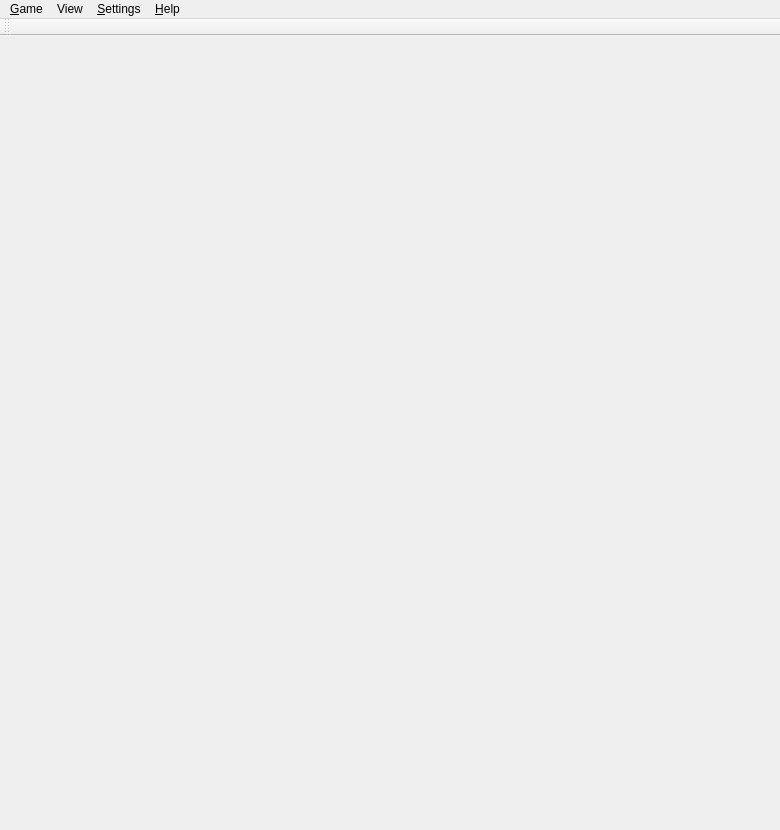
<?xml version="1.0" encoding="UTF-8"?>
<ui version="4.0">
 <class>MainWindow</class>
 <widget class="QMainWindow" name="MainWindow">
  <property name="geometry">
   <rect>
    <x>0</x>
    <y>0</y>
    <width>780</width>
    <height>830</height>
   </rect>
  </property>
  <property name="windowTitle">
   <string notr="true">Bot Race</string>
  </property>
  <property name="styleSheet">
   <string notr="true"> QMainWindow::separator {
     width: 0px; /* when vertical */
     height: 0px; /* when horizontal */
 }</string>
  </property>
  <property name="locale">
   <locale language="English" country="UnitedStates"/>
  </property>
  <property name="documentMode">
   <bool>false</bool>
  </property>
  <widget class="QWidget" name="centralWidget"/>
  <widget class="QMenuBar" name="menuBar">
   <property name="geometry">
    <rect>
     <x>0</x>
     <y>0</y>
     <width>780</width>
     <height>23</height>
    </rect>
   </property>
   <widget class="QMenu" name="menu_Game">
    <property name="title">
     <string comment="show game menu">&amp;Game</string>
    </property>
    <addaction name="action_New_Game"/>
    <addaction name="action_Join_Game"/>
    <addaction name="action_Stop_Game"/>
    <addaction name="separator"/>
    <addaction name="actionHost_Game"/>
    <addaction name="actionLeave_Game"/>
    <addaction name="separator"/>
    <addaction name="action_Exit"/>
   </widget>
   <widget class="QMenu" name="menu_Help">
    <property name="title">
     <string comment="Show help menu">&amp;Help</string>
    </property>
    <addaction name="actionShow_Simulator"/>
    <addaction name="actionAbout_Qt"/>
    <addaction name="actionAbout_BotRace"/>
    <addaction name="separator"/>
    <addaction name="actionManual"/>
   </widget>
   <widget class="QMenu" name="menu_Settings">
    <property name="title">
     <string comment="show settings menu">&amp;Settings</string>
    </property>
    <widget class="QMenu" name="menuGUI_size">
     <property name="title">
      <string comment="select the gui size">GUI size</string>
     </property>
     <addaction name="actionSmall"/>
     <addaction name="actionMedium"/>
     <addaction name="actionBig"/>
    </widget>
    <widget class="QMenu" name="menuAnimation_Speed">
     <property name="title">
      <string comment="select animation speed">Animation Speed</string>
     </property>
     <addaction name="actionSlow"/>
     <addaction name="actionNormal"/>
     <addaction name="actionFast"/>
    </widget>
    <addaction name="menuGUI_size"/>
    <addaction name="actionFixed_Layout"/>
    <addaction name="separator"/>
    <addaction name="menuAnimation_Speed"/>
    <addaction name="separator"/>
    <addaction name="actionGame_Settings"/>
   </widget>
   <widget class="QMenu" name="menuView">
    <property name="title">
     <string>View</string>
    </property>
    <addaction name="actionZoomIn"/>
    <addaction name="actionZoomOut"/>
    <addaction name="actionZoom_fit_to_view"/>
    <addaction name="separator"/>
    <addaction name="actionCenter_on_player"/>
   </widget>
   <addaction name="menu_Game"/>
   <addaction name="menuView"/>
   <addaction name="menu_Settings"/>
   <addaction name="menu_Help"/>
  </widget>
  <widget class="QToolBar" name="mainToolBar">
   <attribute name="toolBarArea">
    <enum>TopToolBarArea</enum>
   </attribute>
   <attribute name="toolBarBreak">
    <bool>false</bool>
   </attribute>
  </widget>
  <action name="action_New_Game">
   <property name="icon">
    <iconset resource="../../icons/gameicons.qrc">
     <normaloff>:/icons/arrow-right.png</normaloff>:/icons/arrow-right.png</iconset>
   </property>
   <property name="text">
    <string comment="Starts a new loal game">&amp;New Game</string>
   </property>
  </action>
  <action name="action_Join_Game">
   <property name="icon">
    <iconset resource="../../icons/gameicons.qrc">
     <normaloff>:/icons/network-connect.png</normaloff>:/icons/network-connect.png</iconset>
   </property>
   <property name="text">
    <string comment="join a network game">&amp;Join Game</string>
   </property>
  </action>
  <action name="action_Stop_Game">
   <property name="icon">
    <iconset resource="../../icons/gameicons.qrc">
     <normaloff>:/icons/list-remove.png</normaloff>:/icons/list-remove.png</iconset>
   </property>
   <property name="text">
    <string comment="stop the local game">&amp;Stop Game</string>
   </property>
  </action>
  <action name="action_Exit">
   <property name="icon">
    <iconset resource="../../icons/gameicons.qrc">
     <normaloff>:/icons/application-exit.png</normaloff>:/icons/application-exit.png</iconset>
   </property>
   <property name="text">
    <string comment="quit game">&amp;Exit</string>
   </property>
  </action>
  <action name="actionSounds">
   <property name="checkable">
    <bool>true</bool>
   </property>
   <property name="text">
    <string comment="activate sound">Sounds</string>
   </property>
  </action>
  <action name="actionSmall">
   <property name="checkable">
    <bool>true</bool>
   </property>
   <property name="text">
    <string comment="small gui element size">Small</string>
   </property>
  </action>
  <action name="actionMedium">
   <property name="checkable">
    <bool>true</bool>
   </property>
   <property name="text">
    <string comment="medium gui element size">Medium</string>
   </property>
  </action>
  <action name="actionBig">
   <property name="checkable">
    <bool>true</bool>
   </property>
   <property name="text">
    <string comment="big gui element size">Big</string>
   </property>
  </action>
  <action name="actionSlow">
   <property name="checkable">
    <bool>true</bool>
   </property>
   <property name="text">
    <string comment="slow animation speed">Slow</string>
   </property>
  </action>
  <action name="actionNormal">
   <property name="checkable">
    <bool>true</bool>
   </property>
   <property name="text">
    <string comment="normal animation speed">Normal</string>
   </property>
  </action>
  <action name="actionFast">
   <property name="checkable">
    <bool>true</bool>
   </property>
   <property name="text">
    <string comment="fast animation speed">Fast</string>
   </property>
  </action>
  <action name="actionGame_Settings">
   <property name="icon">
    <iconset resource="../../icons/gameicons.qrc">
     <normaloff>:/icons/configure.png</normaloff>:/icons/configure.png</iconset>
   </property>
   <property name="text">
    <string comment="show game settings">Game Settings</string>
   </property>
  </action>
  <action name="actionAbout_Qt">
   <property name="text">
    <string comment="show about qt dialog">About Qt</string>
   </property>
  </action>
  <action name="actionAbout_BotRace">
   <property name="icon">
    <iconset resource="../../icons/gameicons.qrc">
     <normaloff>:/icons/help-about.png</normaloff>:/icons/help-about.png</iconset>
   </property>
   <property name="text">
    <string comment="show about botrace dialog">About BotRace</string>
   </property>
  </action>
  <action name="actionManual">
   <property name="icon">
    <iconset resource="../../icons/gameicons.qrc">
     <normaloff>:/icons/help-contents.png</normaloff>:/icons/help-contents.png</iconset>
   </property>
   <property name="text">
    <string comment="show the game  manual">Manual</string>
   </property>
  </action>
  <action name="actionFixed_Layout">
   <property name="checkable">
    <bool>true</bool>
   </property>
   <property name="checked">
    <bool>true</bool>
   </property>
   <property name="text">
    <string comment="allow to chnage gui elements or not">Fixed Layout</string>
   </property>
  </action>
  <action name="actionHost_Game">
   <property name="icon">
    <iconset resource="../../icons/gameicons.qrc">
     <normaloff>:/icons/application-x-smb-server.png</normaloff>:/icons/application-x-smb-server.png</iconset>
   </property>
   <property name="text">
    <string comment="host a newtwork game">Host Game</string>
   </property>
  </action>
  <action name="actionLeave_Game">
   <property name="icon">
    <iconset resource="../../icons/gameicons.qrc">
     <normaloff>:/icons/network-disconnect.png</normaloff>:/icons/network-disconnect.png</iconset>
   </property>
   <property name="text">
    <string comment="leave a network game">Leave Game</string>
   </property>
  </action>
  <action name="actionZoomIn">
   <property name="text">
    <string>Zoom In</string>
   </property>
  </action>
  <action name="actionZoomOut">
   <property name="text">
    <string>Zoom Out</string>
   </property>
  </action>
  <action name="actionZoom_fit_to_view">
   <property name="text">
    <string>Zoom fit to view</string>
   </property>
  </action>
  <action name="actionCenter_on_player">
   <property name="text">
    <string>Center on player</string>
   </property>
  </action>
  <action name="actionShow_Simulator">
   <property name="text">
    <string>Show Simulator</string>
   </property>
  </action>
 </widget>
 <layoutdefault spacing="6" margin="11"/>
 <resources>
  <include location="../../icons/gameicons.qrc"/>
  <include location="../../icons/gameicons.qrc"/>
  <include location="../../icons/gameicons.qrc"/>
 </resources>
 <connections/>
</ui>
